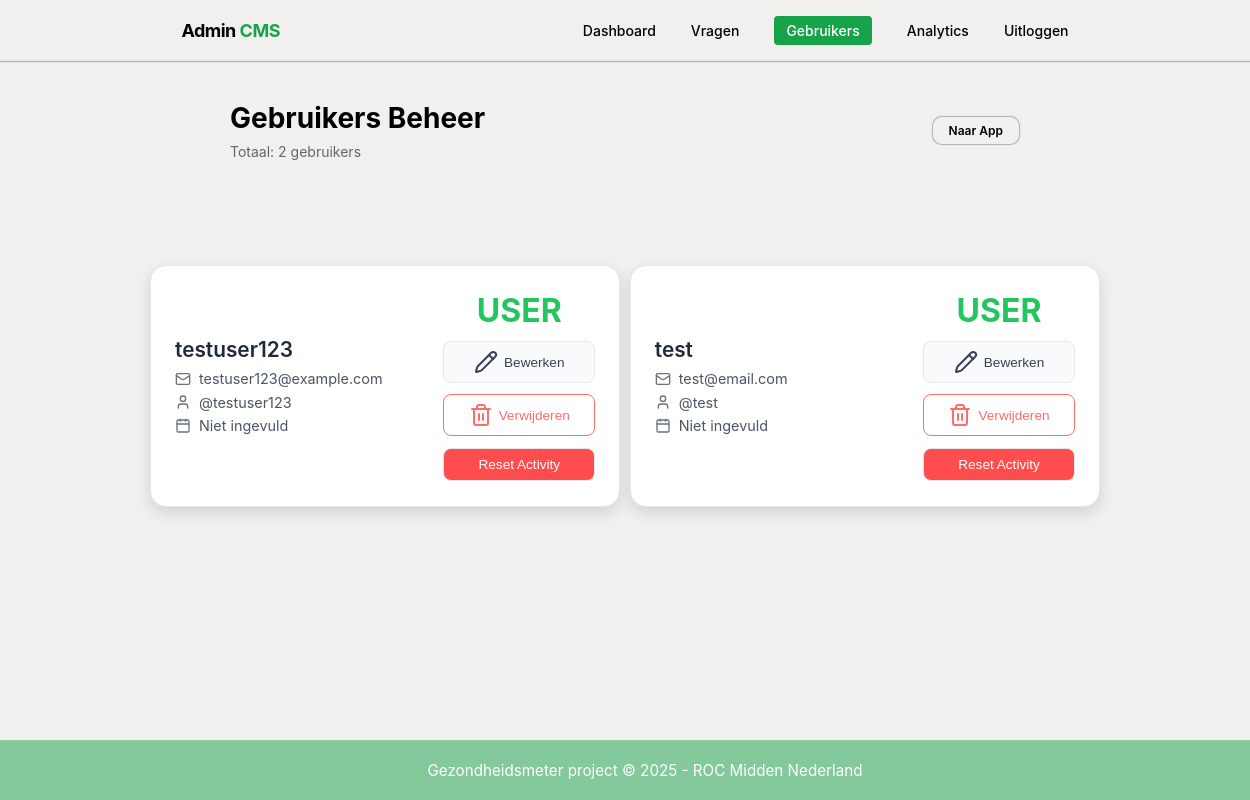
Page /admin/pages/gebruikers.php (signed in) on the committed database.
### tables this page shows
CREATE TABLE `users` (
  `id` bigint(20) UNSIGNED NOT NULL,
  `username` varchar(100) NOT NULL,
  `email` varchar(255) NOT NULL,
  `password_hash` varchar(255) NOT NULL,
  `is_admin` tinyint(1) NOT NULL DEFAULT 0,
  `display_name` varchar(150) DEFAULT NULL,
  `birthdate` date DEFAULT NULL,
  `gender` enum('male','female','other') DEFAULT NULL,
  `created_at` timestamp NOT NULL DEFAULT current_timestamp(),
  `last_login` timestamp NULL DEFAULT NULL,
  `is_active` tinyint(1) DEFAULT 1,
  `block_reason` text DEFAULT NULL,
  `deleted_at` timestamp NULL DEFAULT NULL
);

### src/models/User.php (called while the page is built, shortened)
<?php
class User
{
    public static function getAllUsers(): array
    {
        $pdo = Database::getConnection();
        $stmt = $pdo->prepare("SELECT * FROM `users` WHERE is_admin = 0 AND deleted_at IS NULL");
        $stmt->execute();
        return $stmt->fetchAll(PDO::FETCH_ASSOC);
    }
}

### admin/pages/gebruikers.php (the view, shortened to what this page needs)
<?php
require_once __DIR__ . '/../../src/models/User.php';
$users = User::getAllUsers();
$totalUsers = count($users);
?>
<!DOCTYPE html>
<html lang="nl">
<head>
    <link rel="stylesheet" href="../../assets/css/admin.css">
</head>
<body class="auth-page">
    <?php include __DIR__ . '/../../components/navbar-admin.php'; ?>
    <div class="dashboard-container1">
        <div class="dashboard-header">
            <div class="dashboard-header-left">
                <h1>Gebruikers Beheer</h1>
                <p>Totaal: <?php echo $totalUsers; ?> gebruiker<?php echo $totalUsers !== 1 ? 's' : ''; ?></p>
            </div>
            <div class="dashboard-header-right">
                <a href="./home.php" class="btn-naar-app">Naar App</a>
            </div>
        </div>
    </div>
    <div class="user-list-container">
        <?php foreach ($users as $user): ?>
            <div class="user-card">
                <div class="user-info-wrapper">
                    <div class="user-details">
                        <h2 class="user-name"><?php echo htmlspecialchars($user['display_name'] ?? $user['username']); ?>
                        </h2>
                        <div class="user-contact-info">
                            <div class="contact-item">
                                <i data-lucide="mail" class="contact-icon"></i>
                                <span><?php echo htmlspecialchars($user['email']); ?></span>
                            </div>
                            <div class="contact-item">
                                <i data-lucide="user" class="contact-icon"></i>
                                <span>@<?php echo htmlspecialchars($user['username']); ?></span>
                            </div>
                            <div class="contact-item">
                                <i data-lucide="calendar" class="contact-icon"></i>
                                <span><?php echo $user['birthdate'] ? htmlspecialchars(date('d-m-Y', strtotime($user['birthdate']))) : 'Niet ingevuld'; ?></span>
                            </div>
                        </div>
                    </div>
                </div>
                <div class="user-actions-wrapper">
                    <div class="score-display"><?php echo htmlspecialchars($user['is_admin'] ? 'ADMIN' : 'USER'); ?></div>
                    <button class="btn-action btn-edit"
                        onclick="openEditUserModal(<?php echo $user['id']; ?>, '<?php echo htmlspecialchars($user['email']); ?>', '<?php echo htmlspecialchars($user['birthdate'] ?? ''); ?>', '<?php echo htmlspecialchars($user['gender'] ?? ''); ?>')">
                        <i data-lucide="pencil"></i> Bewerken
                    </button>
                    <button class="btn-action btn-delete"
                        onclick="if(confirm('Weet je zeker dat je deze gebruiker wilt verwijderen?')) { deleteUser(<?php echo $user['id']; ?>, '<?php echo htmlspecialchars($user['username']); ?>'); }">
                        <i data-lucide="trash-2"></i> Verwijderen
                    </button>
                    <button class="btn-action reset-btn"
                        onclick="if(confirm('Weet je zeker dat je de activiteit van deze gebruiker wilt resetten?')) { resetUserActivity(<?php echo $user['id']; ?>); }">Reset
                        Activity</button>
                </div>
            </div>
        <?php endforeach; ?>
    </div>
    <?php include __DIR__ . '/../../components/footer.php'; ?>
</body>
</html>

### assets/css/admin.css (style rules this page uses)
:root { --color-background: #F2F0EF; --color-primary: #0A9F1C; --color-primary-dark: #15803d; --color-primary-light: #dcfce7; --color-primary-hover: #f0fdf4; --color-white: #ffffff; --color-black: #000000; --color-text: #374151; --color-text-muted: #666666; --color-text-light: #999999; --color-border: #e5e7eb; --color-border-dark: #d1d5db; --color-error: #dc2626; --color-error-bg: #fee2e2; --color-chart-green: #008000; --color-chart-pink: #ff6c6c; --color-primary-opacity: rgba(10, 159, 28, 0.15); }
.auth-page { background: var(--color-background); min-height: 100vh; margin: 0; padding: 0; display: flex; flex-direction: column; font-family: -apple-system, BlinkMacSystemFont, "Segoe UI", Roboto, Oxygen, Ubuntu, Cantarell, sans-serif; overflow-x: hidden; }
.btn-naar-app { background: #ffffff1a; border: 1px solid #00000040; box-shadow: 0px 0px 1px 0px #00000040; border-radius: 10px; padding: 6px 16px; color: #000; text-decoration: none; font-weight: 600; font-size: 12px; cursor: pointer; transition: all 0.3s; font-family: "Inter", -apple-system, BlinkMacSystemFont, "Segoe UI", Roboto; display: inline-block; }
.dashboard-header { display: flex; justify-content: space-between; align-items: center; margin-bottom: 40px; }
.dashboard-header-left h1 { font-size: 28px; font-weight: 700; color: #000; margin: 0 0 8px 0; font-family: "Inter", -apple-system, BlinkMacSystemFont, "Segoe UI", Roboto; }
.dashboard-header-left p { font-size: 14px; font-weight: 400; color: #666; margin: 0; font-family: "Inter", -apple-system, BlinkMacSystemFont, "Segoe UI", Roboto; }
.dashboard-header-right { display: flex; align-items: center; }
.dashboard-container1 { max-width: 1200px; margin: 0 16%; padding: 40px 30px; }
:root { --color-success: #22c55e; --color-danger: #ff6c6c; --color-border: #e5e7eb; --color-primary-text: #1f2937; --color-secondary-text: #4b5563; --card-bg: #ffffff; }
.user-list-container { display: grid; grid-template-columns: 1fr 1fr; gap: 1% 1%; max-width: 80%; margin: 2% 12%; align-items: stretch; }
.user-card { background-color: var(--card-bg); border: 1px solid var(--color-border); border-radius: 1rem; padding: 1.5rem; box-shadow: 0 6px 15px rgba(0,0,0,0.12); display: flex; justify-content: space-between; align-items: center; transition: 0.25s; height: 80%; }
.user-info-wrapper { display: flex; align-items: flex-start; gap: 1.5rem; }
.user-details { flex-grow: 1; }
.user-name { font-size: 1.3rem; font-weight: 600; color: var(--color-primary-text); margin: 0 0 0.5rem 0; }
.user-contact-info { display: flex; flex-direction: column; gap: 0.4rem; font-size: 0.9rem; color: var(--color-secondary-text); }
.contact-item { display: flex; align-items: center; }
.contact-icon { width: 1rem; height: 1rem; margin-right: 0.5rem; color: #6b7280; }
.user-actions-wrapper { display: flex; flex-direction: column; align-items: center; gap: 0.7rem; }
.score-display { font-size: 2rem; font-weight: 700; color: var(--color-success); }
.btn-action { padding: 0.5rem 1rem; border-radius: 0.5rem; border: 1px solid var(--color-border); font-size: 0.85rem; cursor: pointer; width: 9.5rem; display: flex; align-items: center; justify-content: center; gap: 6px; }
.btn-edit { background: #f9fafb; color: #374151; }
.btn-delete { background: #fff; border-color: var(--color-danger); color: var(--color-danger); }
.reset-btn { background-color: #ff4d4d; color: white; }

### rows in the picture
users: username "testuser123", email "testuser123@example.com", shows "Niet ingevuld", is_admin "USER"
users: username "test", email "test@email.com", shows "Niet ingevuld", is_admin "USER"

### other values in the picture
$totalUsers "2"
